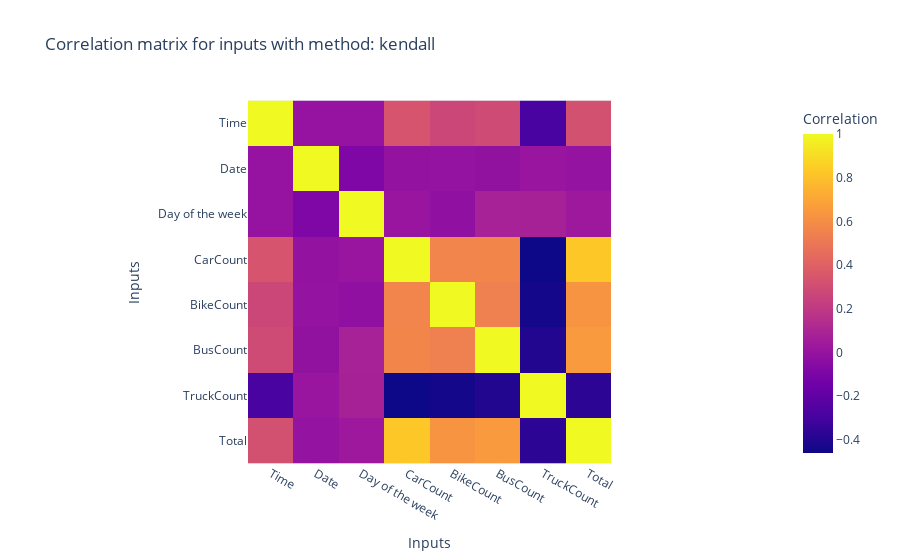

Notebook code cell kept with this figure:
### Markdown cell above
## Correlation with input (with eachother)

### Code cell
matrice_df = df.copy()

liste_input = ["Time","Date","Day of the week","CarCount","BikeCount","BusCount","TruckCount","Total"]
methods = ["kendall","pearson","spearman"]
dict_matrice = {}

for method in methods:
    dict_matrice[method] = np.zeros((8,8))
    for i,input_i in enumerate(liste_input):
        for j,input_j in enumerate(liste_input):
            try:
                dict_matrice[method][i][j] = matrice_df[input_i].corr(matrice_df[input_j],method=method)
            except:
                dict_matrice[method][i][j] = 0
                # print(f"Méthode : {method} ne marche pas")
for method,matrice in dict_matrice.items():
    fig = px.imshow(matrice,title=f"Correlation matrix for inputs with method: {method}",
                    labels=dict(x="Inputs", y="Inputs", color="Correlation"),
                    x=liste_input,
                    y=liste_input)
    fig.show()

### Figure 1 — Plotly figure (JSON) as saved in the notebook; plotly's stock layout.template omitted (floating-point values rounded to 4 significant figures)
{"data": [{"coloraxis": "coloraxis", "hovertemplate": "Inputs: %{x}<br>Inputs: %{y}<br>Correlation: %{z}<extra></extra>", "name": "0", "type": "heatmap", "x": ["Time", "Date", "Day of the week", "CarCount", "BikeCount", "BusCount", "TruckCount", "Total"], "xaxis": "x", "y": ["Time", "Date", "Day of the week", "CarCount", "BikeCount", "BusCount", "TruckCount", "Total"], "yaxis": "y", "z": [[1, 0, 0, 0.3374, 0.2712, 0.2916, -0.2864, 0.3228], [0, 1, -0.08921, -0.007836, -0.003461, -0.01046, 0.01513, -0.006098], [0, -0.08921, 1, 0.01388, -0.0247, 0.08076, 0.07931, 0.03347], [0.3374, -0.007836, 0.01388, 1, 0.5641, 0.57, -0.4603, 0.8292], [0.2712, -0.003461, -0.0247, 0.5641, 1, 0.5414, -0.4384, 0.6304], [0.2916, -0.01046, 0.08076, 0.57, 0.5414, 1, -0.4004, 0.6524], [-0.2864, 0.01513, 0.07931, -0.4603, -0.4384, -0.4004, 1, -0.3712], [0.3228, -0.006098, 0.03347, 0.8292, 0.6304, 0.6524, -0.3712, 1]]}], "layout": {"coloraxis": {"colorbar": {"title": {"text": "Correlation"}}, "colorscale": [[0, "#0d0887"], [0.1111, "#46039f"], [0.2222, "#7201a8"], [0.3333, "#9c179e"], [0.4444, "#bd3786"], [0.5556, "#d8576b"], [0.6667, "#ed7953"], [0.7778, "#fb9f3a"], [0.8889, "#fdca26"], [1, "#f0f921"]]}, "title": {"text": "Correlation matrix for inputs with method: kendall"}, "xaxis": {"anchor": "y", "constrain": "domain", "domain": [0, 1], "scaleanchor": "y", "title": {"text": "Inputs"}}, "yaxis": {"anchor": "x", "autorange": "reversed", "constrain": "domain", "domain": [0, 1], "title": {"text": "Inputs"}}}}
